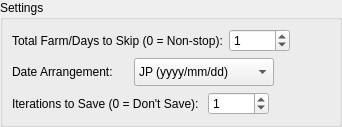
            <widget class="QWidget" name="page_17">
             <layout class="QVBoxLayout" name="verticalLayout_33">
              <property name="leftMargin">
               <number>0</number>
              </property>
              <property name="topMargin">
               <number>0</number>
              </property>
              <property name="rightMargin">
               <number>0</number>
              </property>
              <property name="bottomMargin">
               <number>0</number>
              </property>
              <item>
               <widget class="QGroupBox" name="GB_Farmer">
                <property name="title">
                 <string>Settings</string>
                </property>
                <layout class="QVBoxLayout" name="verticalLayout_32">
                 <item>
                  <layout class="QHBoxLayout" name="horizontalLayout_47">
                   <item>
                    <widget class="QLabel" name="label_33">
                     <property name="minimumSize">
                      <size>
                       <width>116</width>
                       <height>0</height>
                      </size>
                     </property>
                     <property name="text">
                      <string>Total Farm/Days to Skip (0 = Non-stop):</string>
                     </property>
                    </widget>
                   </item>
                   <item>
                    <widget class="QSpinBox" name="Farmer_Count">
                     <property name="maximum">
                      <number>65535</number>
                     </property>
                     <property name="value">
                      <number>1</number>
                     </property>
                    </widget>
                   </item>
                   <item>
                    <spacer name="horizontalSpacer_43">
                     <property name="orientation">
                      <enum>Qt::Horizontal</enum>
                     </property>
                     <property name="sizeHint" stdset="0">
                      <size>
                       <width>40</width>
                       <height>20</height>
                      </size>
                     </property>
                    </spacer>
                   </item>
                  </layout>
                 </item>
                 <item>
                  <layout class="QHBoxLayout" name="horizontalLayout_43">
                   <item>
                    <widget class="QLabel" name="label_31">
                     <property name="minimumSize">
                      <size>
                       <width>116</width>
                       <height>0</height>
                      </size>
                     </property>
                     <property name="text">
                      <string>Date Arrangement:</string>
                     </property>
                    </widget>
                   </item>
                   <item>
                    <widget class="QComboBox" name="Farmer_DateArrangement">
                     <property name="minimumSize">
                      <size>
                       <width>140</width>
                       <height>28</height>
                      </size>
                     </property>
                     <property name="maximumSize">
                      <size>
                       <width>140</width>
                       <height>16777215</height>
                      </size>
                     </property>
                     <item>
                      <property name="text">
                       <string>JP (yyyy/mm/dd)</string>
                      </property>
                     </item>
                     <item>
                      <property name="text">
                       <string>EU (dd/mm/yyyy)</string>
                      </property>
                     </item>
                     <item>
                      <property name="text">
                       <string>US (mm/dd/yyyy)</string>
                      </property>
                     </item>
                    </widget>
                   </item>
                   <item>
                    <spacer name="horizontalSpacer_39">
                     <property name="orientation">
                      <enum>Qt::Horizontal</enum>
                     </property>
                     <property name="sizeHint" stdset="0">
                      <size>
                       <width>40</width>
                       <height>20</height>
                      </size>
                     </property>
                    </spacer>
                   </item>
                  </layout>
                 </item>
                 <item>
                  <layout class="QHBoxLayout" name="horizontalLayout_44">
                   <item>
                    <widget class="QLabel" name="label_32">
                     <property name="minimumSize">
                      <size>
                       <width>116</width>
                       <height>0</height>
                      </size>
                     </property>
                     <property name="text">
                      <string>Iterations to Save (0 = Don't Save): </string>
                     </property>
                    </widget>
                   </item>
                   <item>
                    <widget class="QSpinBox" name="Farmer_Save">
                     <property name="maximum">
                      <number>65535</number>
                     </property>
                     <property name="value">
                      <number>1</number>
                     </property>
                    </widget>
                   </item>
                   <item>
                    <spacer name="horizontalSpacer_42">
                     <property name="orientation">
                      <enum>Qt::Horizontal</enum>
                     </property>
                     <property name="sizeHint" stdset="0">
                      <size>
                       <width>40</width>
                       <height>20</height>
                      </size>
                     </property>
                    </spacer>
                   </item>
                  </layout>
                 </item>
                </layout>
               </widget>
              </item>
             </layout>
            </widget>
